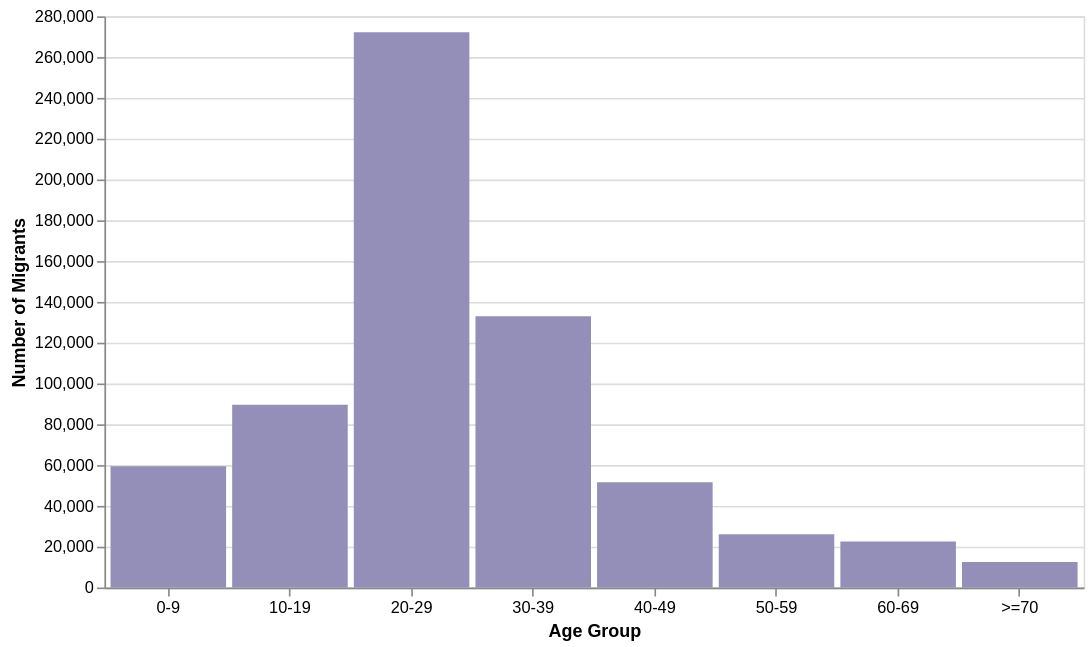

Vega-Lite specification for this chart:
### Vega-Lite specification from a JSON file in a GitHub repository (floating-point values rounded to 4 significant figures)
{"$schema": "https://vega.github.io/schema/vega-lite/v6.json", "description": "Migrants in Australia by age group", "width": 600, "height": 350, "data": {"values": [{"category": "0-9", "amount": 59390}, {"category": "10-19", "amount": 89610}, {"category": "20-29", "amount": 272180}, {"category": "30-39", "amount": 132930}, {"category": "40-49", "amount": 51580}, {"category": "50-59", "amount": 26090}, {"category": "60-69", "amount": 22560}, {"category": ">=70", "amount": 12480}]}, "params": [{"name": "highlight", "select": {"type": "point", "fields": ["category"], "on": "pointerover", "clear": "pointerout"}}], "mark": {"type": "bar"}, "encoding": {"x": {"field": "category", "type": "nominal", "axis": {"title": "Age Group", "labelAngle": 0}}, "y": {"field": "amount", "type": "quantitative", "axis": {"title": "Number of Migrants"}}, "color": {"condition": {"param": "highlight", "value": "#938FB8"}, "value": "grey"}, "tooltip": [{"field": "category", "type": "nominal", "title": "Age Group"}, {"field": "amount", "type": "quantitative", "title": "No. of migrants", "format": ","}]}, "config": {"bar": {"binSpacing": 0}, "scale": {"bandPaddingInner": 0.05, "bandPaddingOuter": 0.05}}}
